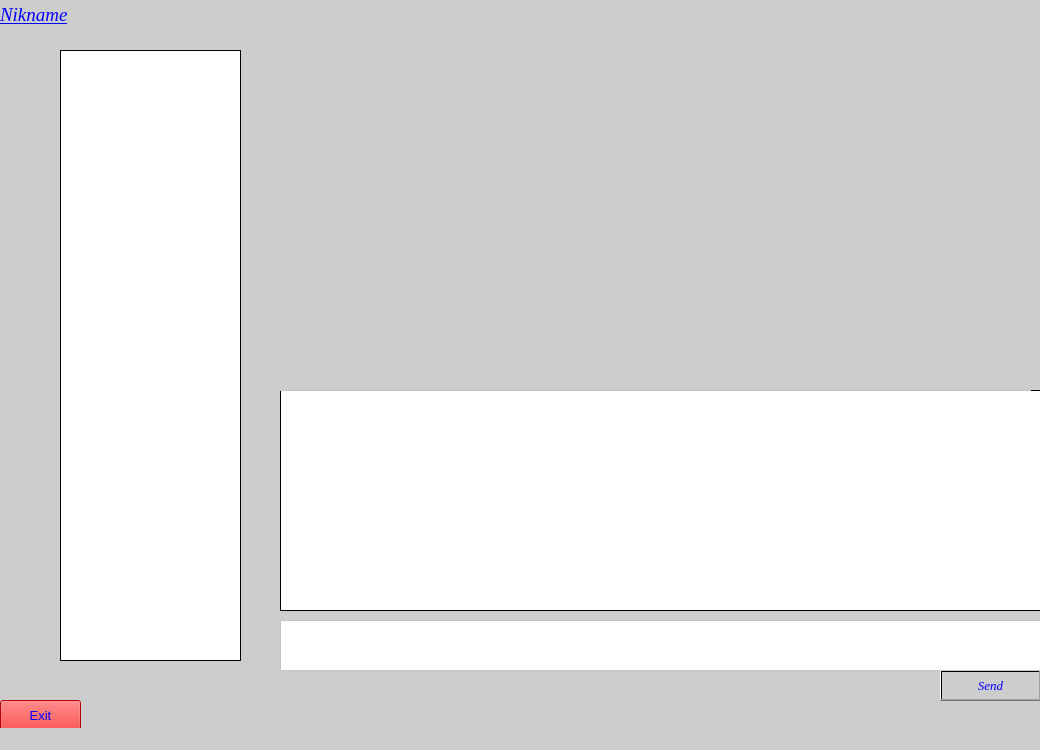
<?xml version="1.0" encoding="UTF-8"?>
<ui version="4.0">
 <class>MainWindow</class>
 <widget class="QMainWindow" name="MainWindow">
  <property name="geometry">
   <rect>
    <x>0</x>
    <y>0</y>
    <width>1040</width>
    <height>750</height>
   </rect>
  </property>
  <property name="font">
   <font>
    <weight>75</weight>
    <italic>true</italic>
    <bold>true</bold>
    <strikeout>false</strikeout>
   </font>
  </property>
  <property name="mouseTracking">
   <bool>false</bool>
  </property>
  <property name="focusPolicy">
   <enum>Qt::StrongFocus</enum>
  </property>
  <property name="windowTitle">
   <string>Chat</string>
  </property>
  <property name="autoFillBackground">
   <bool>false</bool>
  </property>
  <property name="styleSheet">
   <string notr="true">background-color: qlineargradient(spread:pad, x1:0, y1:0, x2:1, y2:0, stop:1 rgba(205, 205, 205, 241));</string>
  </property>
  <widget class="QWidget" name="centralwidget">
   <widget class="QPushButton" name="buttonExit">
    <property name="geometry">
     <rect>
      <x>0</x>
      <y>700</y>
      <width>81</width>
      <height>31</height>
     </rect>
    </property>
    <property name="font">
     <font>
      <pointsize>10</pointsize>
     </font>
    </property>
    <property name="mouseTracking">
     <bool>true</bool>
    </property>
    <property name="tabletTracking">
     <bool>true</bool>
    </property>
    <property name="focusPolicy">
     <enum>Qt::TabFocus</enum>
    </property>
    <property name="autoFillBackground">
     <bool>false</bool>
    </property>
    <property name="styleSheet">
     <string notr="true">background-color: rgb(255, 0, 0);
color:rgb(0,0,255)</string>
    </property>
    <property name="text">
     <string>Exit</string>
    </property>
   </widget>
   <widget class="QPlainTextEdit" name="plainTextEdit">
    <property name="geometry">
     <rect>
      <x>280</x>
      <y>390</y>
      <width>761</width>
      <height>221</height>
     </rect>
    </property>
    <property name="font">
     <font>
      <family>Times New Roman</family>
      <pointsize>12</pointsize>
      <weight>75</weight>
      <italic>true</italic>
      <bold>true</bold>
     </font>
    </property>
    <property name="styleSheet">
     <string notr="true">background-color: qlineargradient(spread:pad, x1:0, y1:0, x2:1, y2:0, stop:0 rgba(255, 255, 255, 255), stop:1 rgba(255, 255, 255, 255));</string>
    </property>
    <property name="readOnly">
     <bool>true</bool>
    </property>
   </widget>
   <widget class="QPushButton" name="sendButton">
    <property name="geometry">
     <rect>
      <x>940</x>
      <y>670</y>
      <width>101</width>
      <height>31</height>
     </rect>
    </property>
    <property name="font">
     <font>
      <family>Times New Roman</family>
      <pointsize>10</pointsize>
      <weight>50</weight>
      <italic>true</italic>
      <bold>false</bold>
     </font>
    </property>
    <property name="autoFillBackground">
     <bool>false</bool>
    </property>
    <property name="styleSheet">
     <string notr="true">
color: rgb(0, 0, 255);
font: italic 10pt &quot;Times New Roman&quot;;</string>
    </property>
    <property name="text">
     <string>Send</string>
    </property>
   </widget>
   <widget class="QPlainTextEdit" name="plainTextForSend">
    <property name="geometry">
     <rect>
      <x>280</x>
      <y>620</y>
      <width>761</width>
      <height>51</height>
     </rect>
    </property>
    <property name="font">
     <font>
      <weight>50</weight>
      <italic>false</italic>
      <bold>false</bold>
     </font>
    </property>
    <property name="styleSheet">
     <string notr="true">background-color: rgb(255, 255, 255);</string>
    </property>
   </widget>
   <widget class="QLabel" name="label">
    <property name="geometry">
     <rect>
      <x>280</x>
      <y>0</y>
      <width>751</width>
      <height>391</height>
     </rect>
    </property>
    <property name="autoFillBackground">
     <bool>false</bool>
    </property>
    <property name="text">
     <string/>
    </property>
    <property name="wordWrap">
     <bool>false</bool>
    </property>
   </widget>
   <widget class="QPushButton" name="videoButton">
    <property name="geometry">
     <rect>
      <x>580</x>
      <y>360</y>
      <width>41</width>
      <height>31</height>
     </rect>
    </property>
    <property name="text">
     <string/>
    </property>
    <property name="icon">
     <iconset>
      <selectedon>images/Play.png</selectedon>
     </iconset>
    </property>
    <property name="iconSize">
     <size>
      <width>30</width>
      <height>30</height>
     </size>
    </property>
    <property name="checkable">
     <bool>false</bool>
    </property>
    <property name="default">
     <bool>false</bool>
    </property>
    <property name="flat">
     <bool>true</bool>
    </property>
   </widget>
   <widget class="QPushButton" name="stopVideoButton">
    <property name="enabled">
     <bool>false</bool>
    </property>
    <property name="geometry">
     <rect>
      <x>680</x>
      <y>360</y>
      <width>41</width>
      <height>31</height>
     </rect>
    </property>
    <property name="text">
     <string/>
    </property>
    <property name="icon">
     <iconset>
      <selectedon>images/Stop.png</selectedon>
     </iconset>
    </property>
    <property name="iconSize">
     <size>
      <width>30</width>
      <height>30</height>
     </size>
    </property>
    <property name="flat">
     <bool>true</bool>
    </property>
   </widget>
   <widget class="QLabel" name="nameLabel">
    <property name="geometry">
     <rect>
      <x>0</x>
      <y>0</y>
      <width>91</width>
      <height>31</height>
     </rect>
    </property>
    <property name="font">
     <font>
      <family>Times New Roman</family>
      <pointsize>14</pointsize>
      <weight>75</weight>
      <italic>true</italic>
      <bold>true</bold>
     </font>
    </property>
    <property name="styleSheet">
     <string notr="true">color: rgb(0, 0, 255);</string>
    </property>
    <property name="text">
     <string>&lt;html&gt;&lt;head/&gt;&lt;body&gt;&lt;p&gt;&lt;span style=&quot; font-weight:400; text-decoration: underline;&quot;&gt;Nikname&lt;/span&gt;&lt;/p&gt;&lt;/body&gt;&lt;/html&gt;</string>
    </property>
   </widget>
   <widget class="QPushButton" name="audioButton">
    <property name="geometry">
     <rect>
      <x>630</x>
      <y>360</y>
      <width>41</width>
      <height>31</height>
     </rect>
    </property>
    <property name="text">
     <string/>
    </property>
    <property name="icon">
     <iconset>
      <normaloff>images/microphone.png</normaloff>images/microphone.png</iconset>
    </property>
    <property name="iconSize">
     <size>
      <width>30</width>
      <height>30</height>
     </size>
    </property>
    <property name="flat">
     <bool>true</bool>
    </property>
   </widget>
   <widget class="QListView" name="listView">
    <property name="geometry">
     <rect>
      <x>60</x>
      <y>50</y>
      <width>181</width>
      <height>611</height>
     </rect>
    </property>
    <property name="styleSheet">
     <string notr="true">background-color: qlineargradient(spread:pad, x1:0, y1:0, x2:1, y2:0, stop:0 rgba(255, 255, 255, 255), stop:1 rgba(255, 255, 255, 255));</string>
    </property>
   </widget>
  </widget>
  <widget class="QStatusBar" name="statusbar"/>
  <action name="actionLogin">
   <property name="text">
    <string>Login</string>
   </property>
  </action>
 </widget>
 <resources/>
 <connections/>
</ui>
